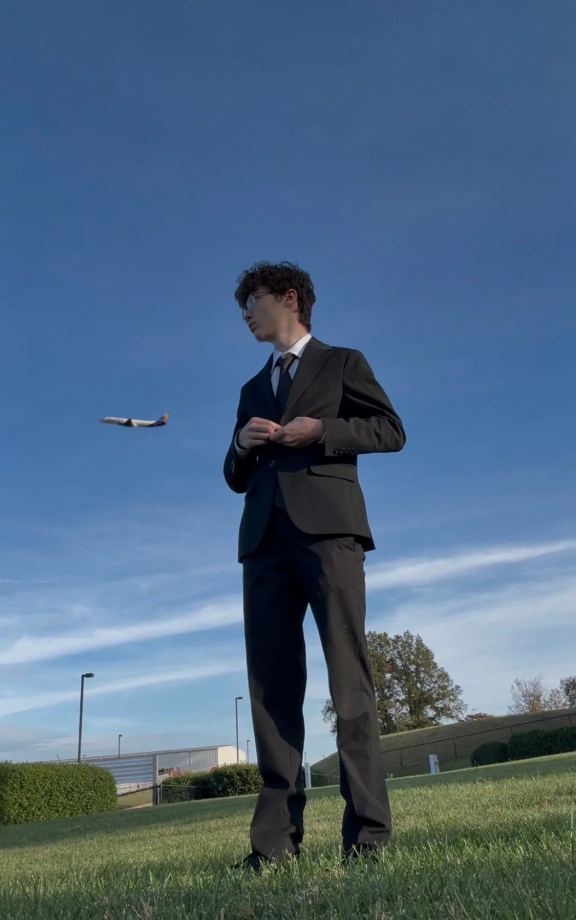
#> input picture assets/img/hero.webp, 1152 x 1840 px (shown at 1/2 size)
$ python hero-cutout.py ../assets/img/hero.webp
#> lines starting #> are read from the running program, lines starting #| are printed output that depends on the picture; after the words box and inside, x2 and y2 are one past the last pixel; in counts of white or black regions, pixels touching at a corner belong together
#!/usr/bin/env python3
"""
hero-cutout.py: makes the "name behind me" effect at the top of the page.

The hero is three layers: the photo, the giant name, then a copy of the photo with
the open sky made transparent. This script makes that see-through copy. It only
works for photos where the person is standing against open blue sky.

    pip install numpy pillow
    python3 tools/hero-cutout.py original.jpg

Writes assets/img/hero.webp (the photo, cropped) and assets/img/hero-cut.webp
(the cutout). Optional: --crop-bottom 1840 (rows to keep) and --sky-limit 1150
(only sky above this row gets cut out, so clouds near the horizon stay put).
If you change the crop, update the 1152 / 1840 ratio (--ratio) in css/styles.css.
"""
import argparse

import numpy as np
from PIL import Image, ImageDraw, ImageFilter, ImageOps

ap = argparse.ArgumentParser()
ap.add_argument("src")
ap.add_argument("--crop-bottom", type=int, default=1840)
ap.add_argument("--sky-limit", type=int, default=1150)
ap.add_argument("--out-photo", default="assets/img/hero.webp")
ap.add_argument("--out-cut", default="assets/img/hero-cut.webp")
args = ap.parse_args()

im = ImageOps.exif_transpose(Image.open(args.src)).convert("RGB")
#> im is the input picture: PIL image 1152x1840 RGB; mean R, G, B 77.8, 103, 128.2
im = im.crop((0, 0, im.width, min(args.crop_bottom, im.height)))
a = np.asarray(im).astype(np.float64)
H, W, _ = a.shape
#> H = 1840; W = 1152
yy, xx = np.mgrid[0:H, 0:W]
u, v = xx / (W - 1), yy / (H - 1)
R, G, B = a[..., 0], a[..., 1], a[..., 2]
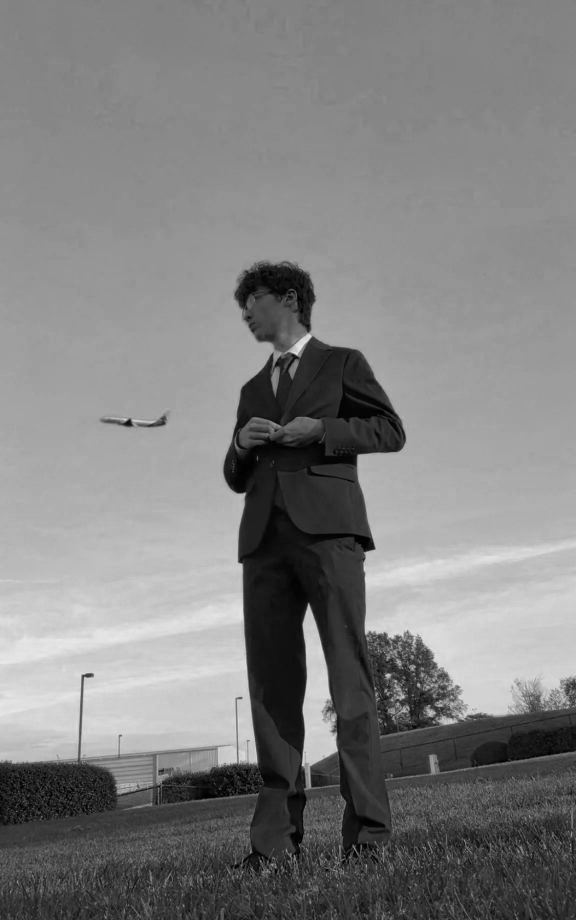
#> B: shape (1840, 1152) float64 (shown at 1/2 size); min 0, max 236, mean 128.2
LIMIT = args.sky_limit

# 1. Fit a smooth model of the sky to clearly blue pixels.
sky = (B - R > 50) & (B > 110) & (yy < LIMIT)
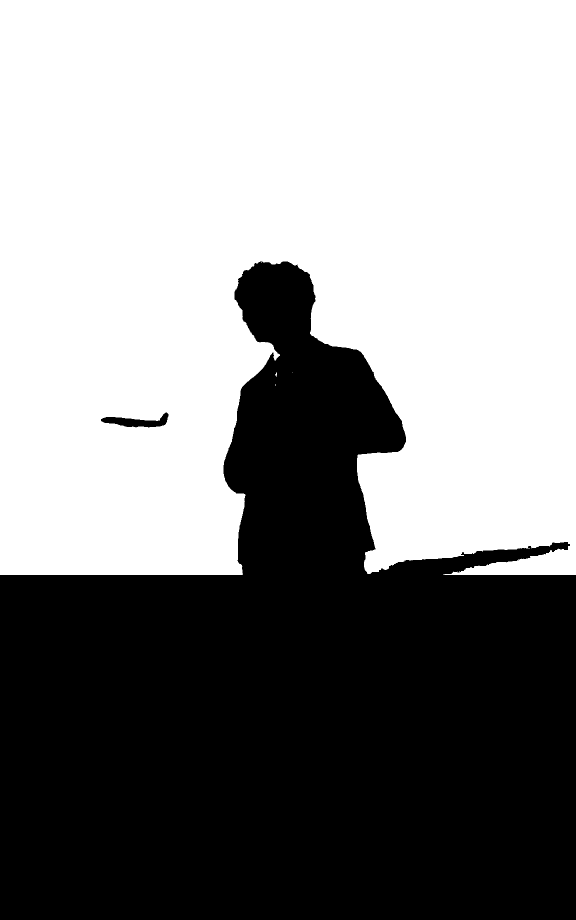
#> sky: shape (1840, 1152) bool (shown at 1/2 size); 55.1% white; 2 black regions, box (x1, y1, x2, y2) and area: (0, 523, 1152, 1840) 949201, (202, 825, 337, 855) 1902


def basis(p, q):
    return np.stack([np.ones_like(p), p, q, p * p, p * q, q * q, q ** 3], -1)


A = basis(u[sky], v[sky])
S = np.zeros_like(a)
for ch in range(3):
    y = a[..., ch][sky]
    keep = np.ones_like(y, bool)
    for _ in range(3):
        c, *_ = np.linalg.lstsq(A[keep], y[keep], rcond=None)
        r = np.abs(A @ c - y)
        keep = r < max(4.0, 2.5 * np.median(r[keep]))
    S[..., ch] = basis(u, v) @ c
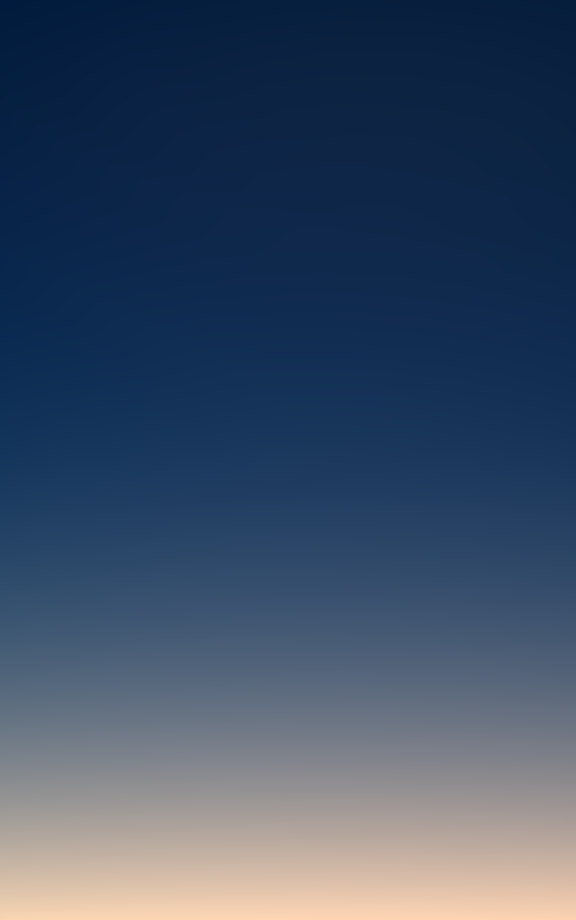
#> S: shape (1840, 1152, 3) float64 (shown at 1/2 size); mean R, G, B 127.3, 150.4, 182.6; drawn with min black and max white
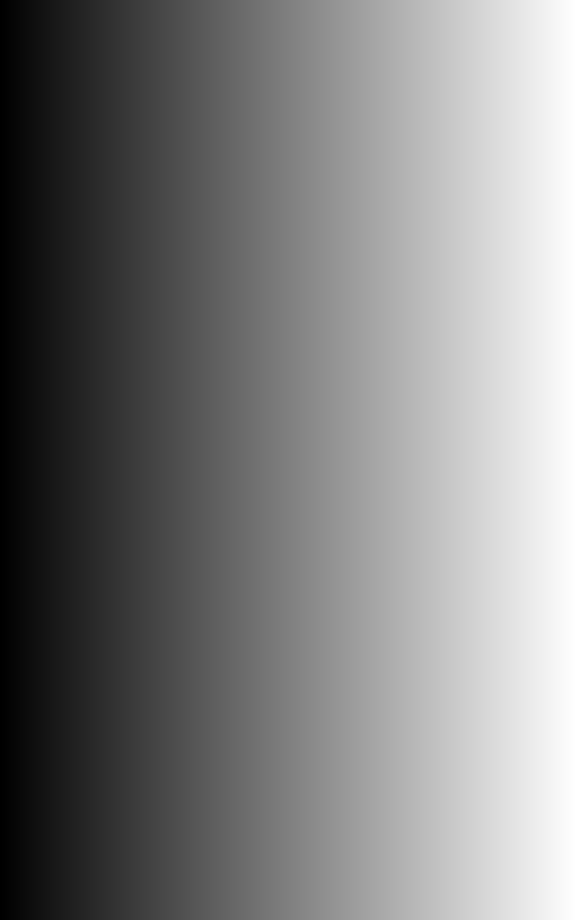
#> u: shape (1840, 1152) float64 (shown at 1/2 size); min 0, max 1, mean 0.5

# 2. Soft alpha from how far each pixel is from the sky colour.
d = np.sqrt(((a - S) ** 2).sum(-1))
alpha = np.clip((d - 14.0) / 38.0, 0, 1)
alpha = alpha * alpha * (3 - 2 * alpha)
alpha[yy >= LIMIT] = 1.0
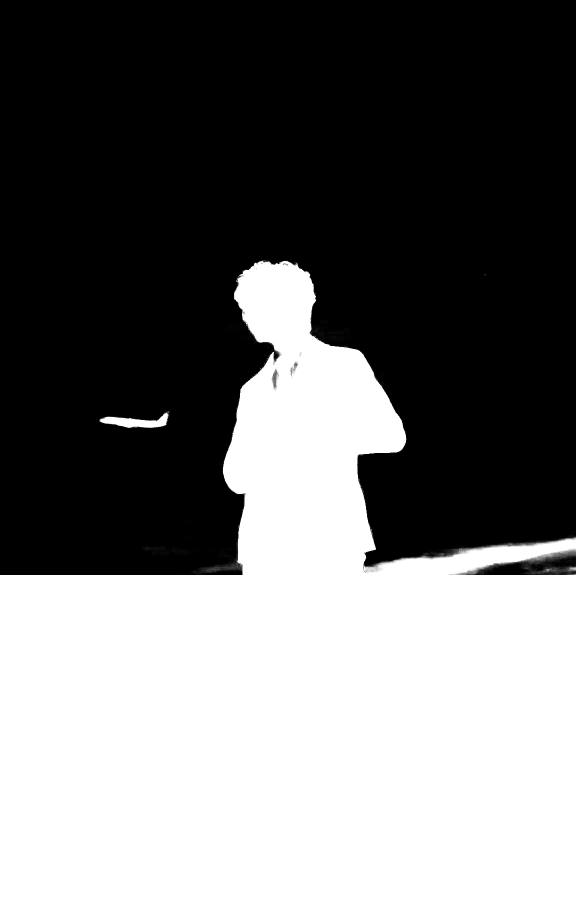
#> alpha: shape (1840, 1152) float64 (shown at 1/2 size); min 0, max 1, mean 0.452
band = (yy >= LIMIT - 40) & (yy < LIMIT)
alpha[band] = np.maximum(alpha[band], (yy[band] - (LIMIT - 40)) / 40.0)
alpha = np.asarray(Image.fromarray(np.uint8(alpha * 255)).filter(ImageFilter.GaussianBlur(0.6))) / 255.0

# 3. Only sky that touches the edge of the photo is real sky. Anything enclosed by the
#    person (a white shirt in shadow, say) stays solid; only the outline stays soft.
mask = Image.fromarray(np.uint8((alpha < 0.5) * 255)).copy()
#> mask: PIL image 1152x1840 L; 54.3% white; 4 black regions (2 under 20 px), largest, box (x1, y1, x2, y2) and area: (0, 522, 1152, 1840) 967485, (200, 826, 337, 856) 2084
for seed in [(0, 0), (W - 1, 0), (W // 2, 0), (0, LIMIT - 60), (W - 1, LIMIT - 60)]:
    if mask.getpixel(seed) == 255:
        ImageDraw.floodfill(mask, seed, 128)
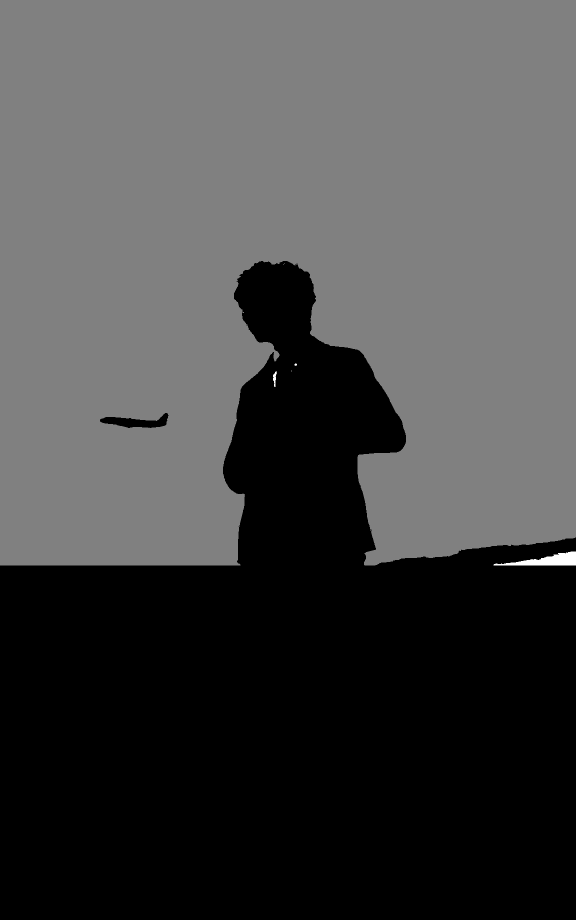
#> mask: PIL image 1152x1840 L (shown at 1/2 size); min 0, max 255, mean 69.6
open_sky = np.asarray(Image.fromarray(np.uint8((np.array(mask) == 128) * 255)).filter(ImageFilter.MaxFilter(9))) > 0
#> open_sky: shape (1840, 1152) bool; 54.8% white; 2 black regions, box (x1, y1, x2, y2) and area: (0, 526, 1152, 1840) 957654, (209, 835, 330, 851) 753
alpha = np.where(open_sky, alpha, 1.0)

# 4. Take the sky colour back out of the soft edge pixels so there's no blue fringe:
#    C = a*F + (1 - a)*S  ->  F = S + (C - S) / a
F = np.clip(S + (a - S) / np.maximum(alpha, 0.06)[..., None], 0, 255)
F = np.where(alpha[..., None] > 0.97, a, F)

Image.fromarray(np.dstack([F, alpha * 255]).round().astype(np.uint8), "RGBA").save(args.out_cut, "WEBP", quality=88, method=6)
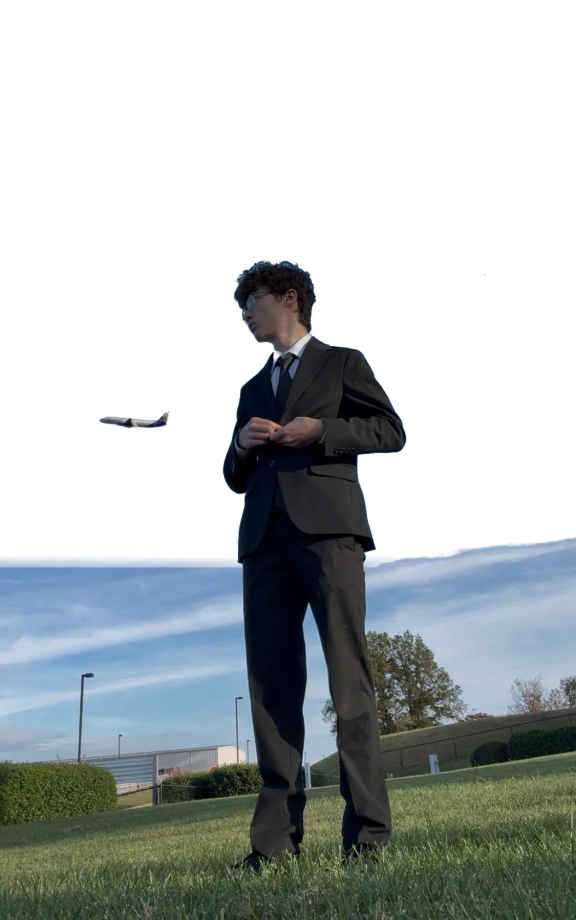
#> saved as hero-cut.webp: PIL image 1152x1840 RGBA (shown at 1/2 size); mean R, G, B, A 79.6, 105.3, 129.8, 117.2; transparent parts drawn white
#> (the run stopped early here; a loop or call above may not have finished)
